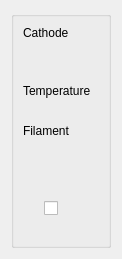
<?xml version="1.0" encoding="UTF-8"?>
<ui version="4.0">
 <class>eGunLV</class>
 <widget class="TaurusWidget" name="eGunLV">
  <property name="geometry">
   <rect>
    <x>0</x>
    <y>0</y>
    <width>122</width>
    <height>259</height>
   </rect>
  </property>
  <property name="windowTitle">
   <string>Form</string>
  </property>
  <layout class="QGridLayout" name="gridLayout">
   <item row="0" column="0">
    <widget class="TaurusGroupBox" name="eGunGroup">
     <layout class="QGridLayout" name="gridLayout_2">
      <item row="9" column="0">
       <widget class="TaurusLed" name="onLed">
        <property name="minimumSize">
         <size>
          <width>15</width>
          <height>15</height>
         </size>
        </property>
        <property name="maximumSize">
         <size>
          <width>15</width>
          <height>15</height>
         </size>
        </property>
       </widget>
      </item>
      <item row="9" column="1">
       <widget class="TaurusValueCheckBox" name="onCheck">
        <property name="showText">
         <bool>false</bool>
        </property>
        <property name="autoApply">
         <bool>true</bool>
        </property>
        <property name="forcedApply">
         <bool>false</bool>
        </property>
       </widget>
      </item>
      <item row="11" column="0" colspan="2">
       <widget class="TaurusLabel" name="eGunStatus"/>
      </item>
      <item row="8" column="0" colspan="2">
       <widget class="TaurusLabel" name="filamentCurrent">
        <property name="suffixText">
         <string> A</string>
        </property>
       </widget>
      </item>
      <item row="7" column="0" colspan="2">
       <widget class="TaurusValueSpinBox" name="filamentSetpoint">
        <property name="autoApply">
         <bool>true</bool>
        </property>
       </widget>
      </item>
      <item row="6" column="0" colspan="2">
       <widget class="TaurusLabel" name="filamentValue">
        <property name="suffixText">
         <string> V</string>
        </property>
       </widget>
      </item>
      <item row="5" column="0" colspan="2">
       <widget class="QLabel" name="filamentLabel">
        <property name="text">
         <string>Filament</string>
        </property>
       </widget>
      </item>
      <item row="4" column="0" colspan="2">
       <widget class="TaurusLabel" name="temperatureValue">
        <property name="suffixText">
         <string> C</string>
        </property>
       </widget>
      </item>
      <item row="3" column="0" colspan="2">
       <widget class="QLabel" name="temperatureLabel">
        <property name="text">
         <string>Temperature</string>
        </property>
       </widget>
      </item>
      <item row="2" column="0" colspan="2">
       <widget class="TaurusValueSpinBox" name="cathodeSetpoint">
        <property name="autoApply">
         <bool>true</bool>
        </property>
       </widget>
      </item>
      <item row="1" column="0" colspan="2">
       <widget class="TaurusLabel" name="cathodeValue">
        <property name="suffixText">
         <string> V</string>
        </property>
       </widget>
      </item>
      <item row="0" column="0" colspan="2">
       <widget class="QLabel" name="cathodeLabel">
        <property name="text">
         <string>Cathode</string>
        </property>
       </widget>
      </item>
     </layout>
    </widget>
   </item>
  </layout>
 </widget>
 <customwidgets>
  <customwidget>
   <class>TaurusValueSpinBox</class>
   <extends>QWidget</extends>
   <header>taurus.qt.qtgui.input</header>
  </customwidget>
  <customwidget>
   <class>TaurusWidget</class>
   <extends>QWidget</extends>
   <header>taurus.qt.qtgui.container</header>
   <container>1</container>
  </customwidget>
  <customwidget>
   <class>TaurusGroupBox</class>
   <extends>QGroupBox</extends>
   <header>taurus.qt.qtgui.container</header>
   <container>1</container>
  </customwidget>
  <customwidget>
   <class>TaurusLabel</class>
   <extends>QLabel</extends>
   <header>taurus.qt.qtgui.display</header>
  </customwidget>
  <customwidget>
   <class>TaurusValueCheckBox</class>
   <extends>QCheckBox</extends>
   <header>taurus.qt.qtgui.input</header>
  </customwidget>
  <customwidget>
   <class>TaurusLed</class>
   <extends>QLed</extends>
   <header>taurus.qt.qtgui.display</header>
  </customwidget>
  <customwidget>
   <class>QLed</class>
   <extends>QPixmapWidget</extends>
   <header>taurus.qt.qtgui.display</header>
  </customwidget>
  <customwidget>
   <class>QPixmapWidget</class>
   <extends>QWidget</extends>
   <header>taurus.qt.qtgui.display</header>
  </customwidget>
 </customwidgets>
 <resources/>
 <connections/>
</ui>
